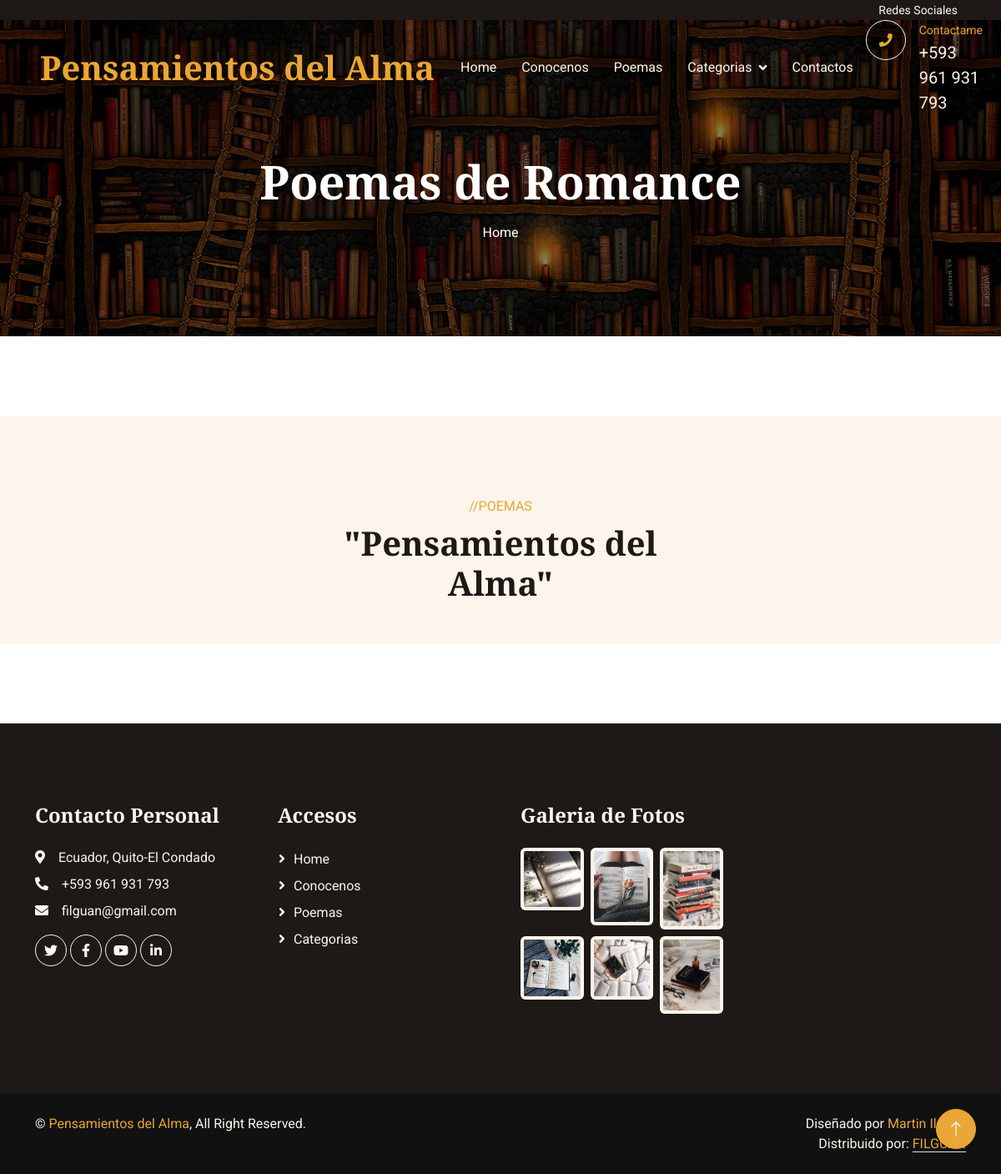
The page /romances/ on the database as committed earlier.
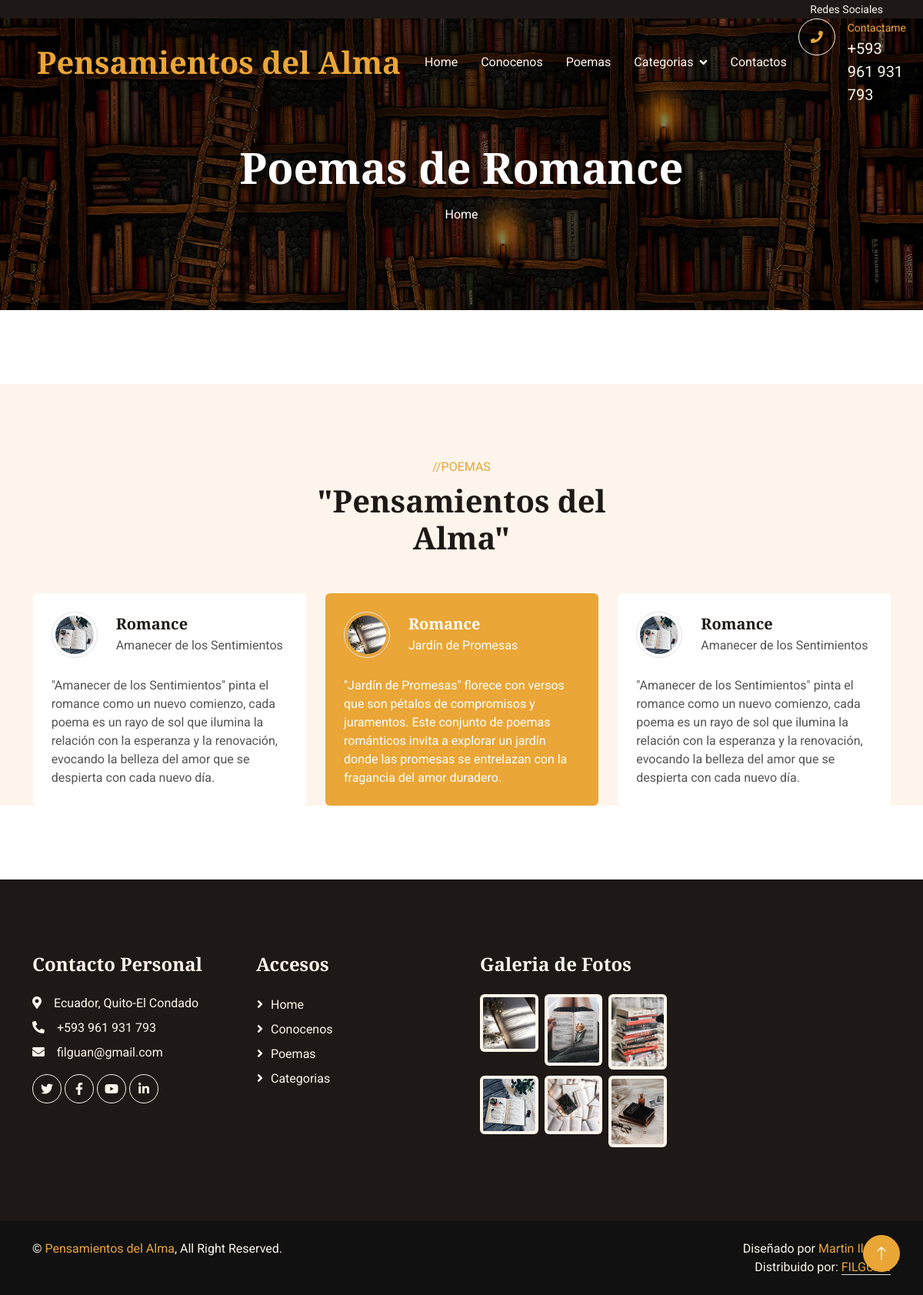
The same page on the database as committed later.
### romances/models.py (models this page shows, shortened)
class Romances(models.Model):
    title=models.CharField(max_length=100, verbose_name="Título")
    subtitle=models.CharField(max_length=100, verbose_name="SubTítulo")
    content=models.TextField(verbose_name="Descipción")
    image=models.ImageField(upload_to="romance", verbose_name="Imagen")
    created=models.DateTimeField(auto_now_add=True, verbose_name="Fecha de Creación")
    updated=models.DateTimeField(auto_now=True, verbose_name="Fecha de Edición")
    class Meta:
        verbose_name="Poema de Romance"
        verbose_name_plural="Poemas de Romance"
        ordering=['-created']

### romances/views.py (the view)
# urls.py: path('', views.romance, name="romance"),
def romance(request):
    romances = Romances.objects.all()
    return render(request,"romances/romance.html", {'romances':romances})

### pages/templatetags/pages_extras.py (called while the page is built)
@register.simple_tag
def get_pages():
    pages=Page.objects.all()
    return pages

### social/processors.py (called while the page is built)
def ctx_dict(request):
    dict_urls={}
    urls=Social.objects.all()
    for url in urls:
        dict_urls[url.key]=url.url
    return dict_urls

### romances/templates/romances/romance.html (shortened to what this page needs)
{% extends "core/base.html" %}
{% load static %}
{% block TitleHeader %}
<h1 class="display-4 text-white animated slideInDown mb-3">Poemas de Romance</h1>
{% endblock  %}
{% block content %}
<div class="container-xxl bg-light my-6 py-6 pb-0">
    <div class="container">
        <div class="text-center mx-auto mb-5 wow fadeInUp" data-wow-delay="0.1s" style="max-width: 500px;">
            <p class="text-primary text-uppercase mb-2">//POEMAS</p>
            <h1 class="display-6 mb-4">"Pensamientos del Alma"</h1>
        </div>
        <div class="owl-carousel testimonial-carousel wow fadeInUp" data-wow-delay="0.1s">
            {% for romances in romances %}
            <div class="testimonial-item bg-white rounded p-4">
                <div class="d-flex align-items-center mb-4">
                    <img class="flex-shrink-0 rounded-circle border p-1" src="{{romances.image.url}}" alt="">
                    <div class="ms-4">
                        <h5 class="mb-1">{{romances.title}}</h5>
                        <span>{{romances.subtitle}}</span>
                    </div>
                </div>
                <p class="mb-0">{{romances.content}}</p>
            </div>
            {% endfor %}
        </div>
    </div>
</div>
{% endblock  %}

Rows that differ between the two databases and show on the page:
added Romances: image (picture), title "Romance", subtitle "Jardín de Promesas", content "\"Jardín de Promesas\" florece con versos que son pétalos de compromisos y juramentos. Este conjunto de poemas románticos invita a explorar un jardín donde las promesas se entrelazan con la fragancia del amor duradero."
added Romances: image (picture), title "Romance", subtitle "Amanecer de los Sentimientos", content "\"Amanecer de los Sentimientos\" pinta el romance como un nuevo comienzo, cada poema es un rayo de sol que ilumina la relación con la esperanza y la renovación, evocando la belleza del amor que se despierta con cada nuevo día."
